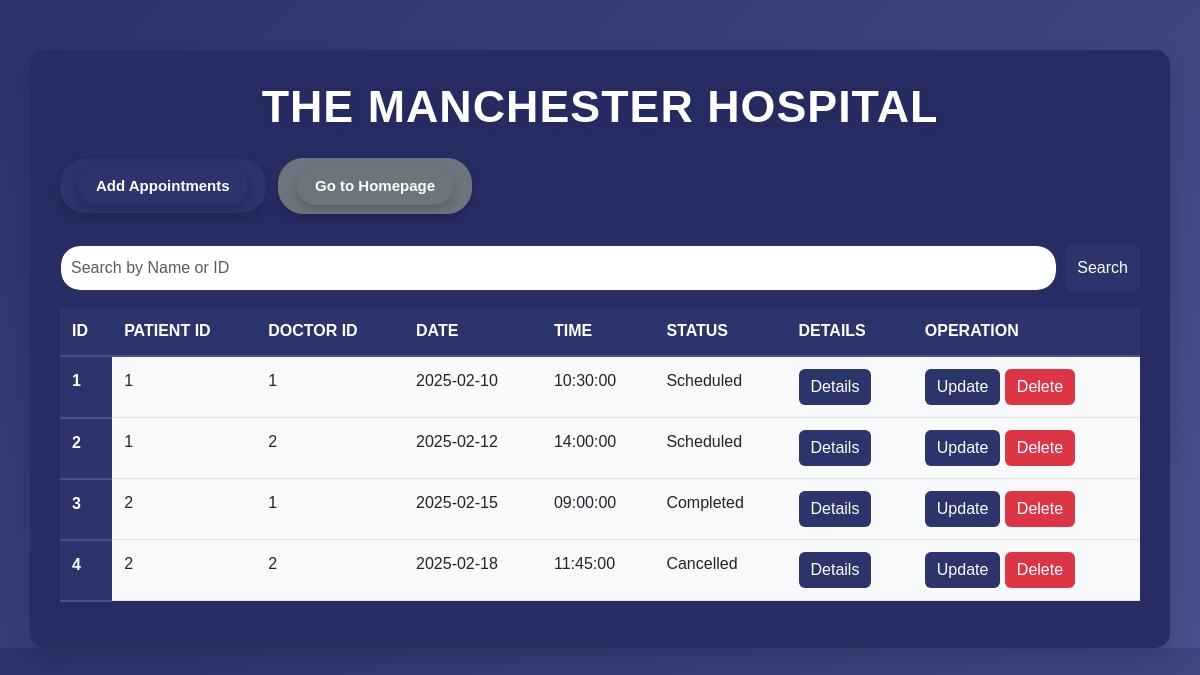
Screenshot of /appointments.php with the database file from the repository.
### tables this page shows
CREATE TABLE appointments (
    id INT PRIMARY KEY AUTO_INCREMENT,
    patient_id INT NOT NULL,
    doctor_id INT NOT NULL,
    date DATE NOT NULL,
    time TIME NOT NULL,
    status ENUM('Scheduled', 'Completed', 'Cancelled') NOT NULL DEFAULT 'Scheduled',
    FOREIGN KEY (patient_id) REFERENCES patients(id) ON DELETE CASCADE,
    FOREIGN KEY (doctor_id) REFERENCES doctors(id) ON DELETE CASCADE
);

### appointments.php (the view, shortened to what this page needs)
<?php
include ('connect.php');
?>
<!DOCTYPE html>
<html>
<head>
    <link href="https://cdn.jsdelivr.net/npm/bootstrap@5.3.0-alpha1/dist/css/bootstrap.min.css" rel="stylesheet">
    <link href="tables.css" rel="stylesheet">
</head>
<body>
    <div class="container">
        <h1>The Manchester Hospital</h1>
        <button class="btn btn-primary btn-custom my-3">
            <a href="add_appointments.php" class="btn-custom">Add Appointments</a>
        </button>
        <button class="btn btn-secondary btn-custom my-3 ms-2">
            <a href="loggedIn.php" class="btn-custom">Go to Homepage</a>
        </button>
        <div class="search-container">
            <form method="GET" class="d-flex w-100">
                <input type="text" name="search" class="form-control me-2" placeholder="Search by Name or ID" required>
                <button type="submit" class="btn btn-primary">Search</button>
            </form>
        </div>
        <table class="table table-hover mt-3">
            <thead>
                <tr>
                    <th scope="col">ID</th>
                    <th scope="col">Patient ID</th>
                    <th scope="col">Doctor ID</th>
                    <th scope="col">Date</th>
                    <th scope="col">Time</th>
                    <th scope="col">Status</th>
                    <th scope="col">Details</th>
                    <th scope="col">Operation</th>
                </tr>
            </thead>
            <tbody>
                <?php
                $search_query = "";
                $sql = "SELECT * FROM appointments $search_query";
                $result = mysqli_query($conn, $sql);
                if ($result && mysqli_num_rows($result) > 0) {
                    while ($row = mysqli_fetch_assoc($result)) {
                        echo '<tr>
                            <th scope="row">' . $row['id'] . '</th>
                            <td>' . $row['patient_id'] . '</td>
                            <td>' . $row['doctor_id'] . '</td>
                            <td>' . $row['date'] . '</td>
                            <td>' . $row['time'] . '</td>
                            <td>' . $row['status'] . '</td>
                            <td>
                                <button class="btn btn-primary details-btn" data-id="' . $row['id'] . '">Details</button>
                            </td>
                            <td>
                                <button class="btn btn-primary update-btn" data-id="' . $row['id'] . '">Update</button>
                                <button class="btn btn-danger delete-btn" data-id="' . $row['id'] . '">Delete</button>
                            </td>
                        </tr>';
                    }
                } else {
                    echo '<tr><td colspan="7" class="no-results">No search results found</td></tr>';
                }
                ?>
            </tbody>
        </table>
    </div>
</body>
</html>

### tables.css (style rules this page uses)
body { background: linear-gradient(135deg, #2D336B, #4B4F8C); font-family: 'Poppins', sans-serif; margin: 0; padding: 0; }
.container { margin-top: 50px; background: #272d63; padding: 30px; border-radius: 15px; box-shadow: 0 8px 20px rgba(0, 0, 0, 0.15); transition: transform 0.3s ease-in-out; }
.btn-custom { border-radius: 25px; padding: 8px 18px; font-size: 15px; font-weight: 600; transition: all 0.4s ease-in-out; text-decoration: none; color: white; display: inline-block; box-shadow: 0 4px 10px rgba(0, 0, 0, 0.2); }
.btn-primary { background: #2D336B; border: none; }
.btn-danger { background: #dc3545; border: none; }
.table { margin-top: 20px; border-collapse: collapse; width: 100%; }
.table th { background: #2D336B; color: #ffffff; padding: 12px; text-transform: uppercase; font-weight: 600; border-bottom: 2px solid #4B4F8C; }
.table td { padding: 12px; background-color: #f8f9fa; border-bottom: 1px solid #e0e0e0; }
h1 { text-align: center; color: #ffffff; font-size: 2.8rem; font-weight: bold; text-transform: uppercase; letter-spacing: 1px; text-shadow: 2px 2px 10px rgba(0, 0, 0, 0.1); }
.search-container { display: flex; justify-content: space-between; margin-top: 15px; align-items: center; }
.search-container input { width: 100%; padding: 10px; border-radius: 20px; border: 1px solid #2D336B; outline: none; transition: all 0.3s ease-in-out; }

### rows the page displays
appointments: id "1", patient "1", doctor "1", date "2025-02-10", time "10:30:00", status "Scheduled"
appointments: id "2", patient "1", doctor "2", date "2025-02-12", time "14:00:00", status "Scheduled"
appointments: id "3", patient "2", doctor "1", date "2025-02-15", time "09:00:00", status "Completed"
appointments: id "4", patient "2", doctor "2", date "2025-02-18", time "11:45:00", status "Cancelled"
